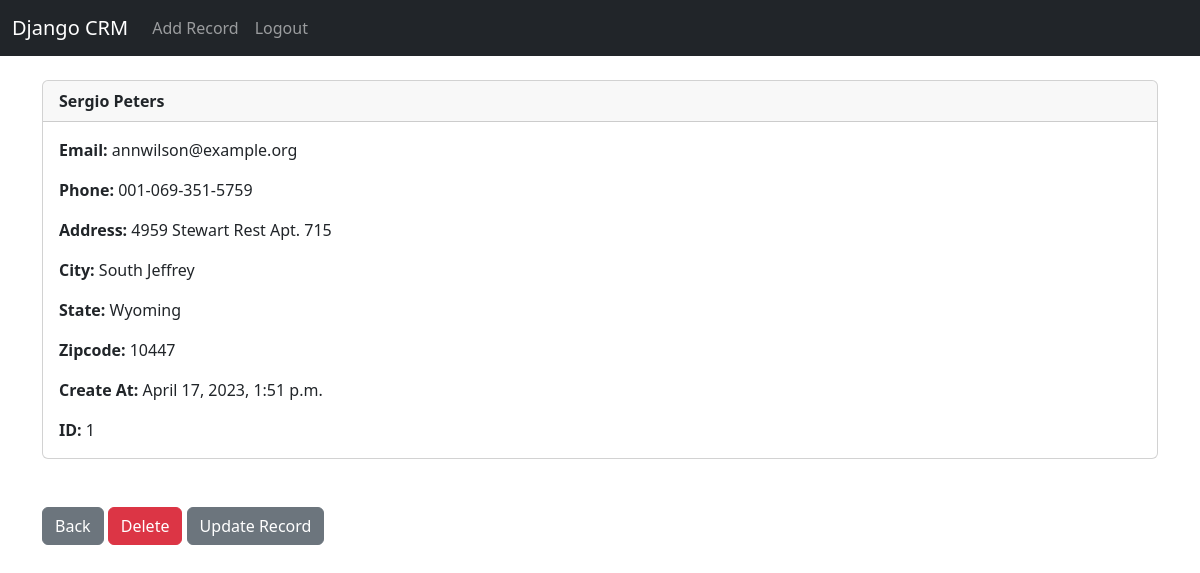
The page /record/1 (signed in) on the database its author committed.
### website/models.py (models this page shows, shortened)
class Record(models.Model):
	created_at = models.DateTimeField(auto_now_add=True)
	first_name = models.CharField(max_length=50)
	last_name =  models.CharField(max_length=50)
	email =  models.CharField(max_length=100)
	phone = models.CharField(max_length=15)
	address =  models.CharField(max_length=100)
	city =  models.CharField(max_length=50)
	state =  models.CharField(max_length=50)
	zipcode =  models.CharField(max_length=20)

### website/views.py (the view)
# urls.py: path('record/<int:pk>', views.customer_record, name='record'),
def customer_record(request, pk):
	if request.user.is_authenticated:
		customer_record = Record.objects.get(id=pk)
		return render(request, 'record.html', {'customer_record':customer_record})
	else:
		messages.success(request, "You Must Be Logged In To View That Page...")
		return redirect('home')

### website/templates/record.html
{% extends 'base.html' %}
{% block content %}
<div class="card">
  <div class="card-header"><strong>
    	{{ customer_record.first_name }}
		{{ customer_record.last_name }}</strong>
  </div>
  <div class="card-body">
<p class="card-text">
<strong>Email: </strong>{{ customer_record.email }}</p>
<p class="card-text">
<strong>Phone: </strong>{{ customer_record.phone }}
</p>
<p class="card-text">
<strong>Address: </strong>{{ customer_record.address }}</p>
<p class="card-text">
<strong>City: </strong>{{ customer_record.city }}</p>
<p class="card-text">
<strong>State: </strong>{{ customer_record.state }}</p>
<p class="card-text">
<strong>Zipcode: </strong>{{ customer_record.zipcode }}</p>
<p class="card-text">
<strong>Create At: </strong>{{ customer_record.created_at }}</p>
<p class="card-text">
<strong>ID: </strong>{{ customer_record.id }}</p>
  </div>
</div>
<br/><br/>
<a href="{% url 'home' %}" class="btn btn-secondary">Back</a>
<a href="{% url 'delete_record' customer_record.id %}" class="btn btn-danger">Delete</a>
<a href="{% url 'update_record' customer_record.id %}" class="btn btn-secondary">Update Record</a>
{% endblock %}

### rows shown on the page
Record: first_name "Sergio", last_name "Peters", email "annwilson@example.org", phone "001-069-351-5759", address "4959 Stewart Rest Apt. 715", city "South Jeffrey", state "Wyoming", zipcode "10447", created_at "April 17, 2023, 1:51 p.m.", id "1"
